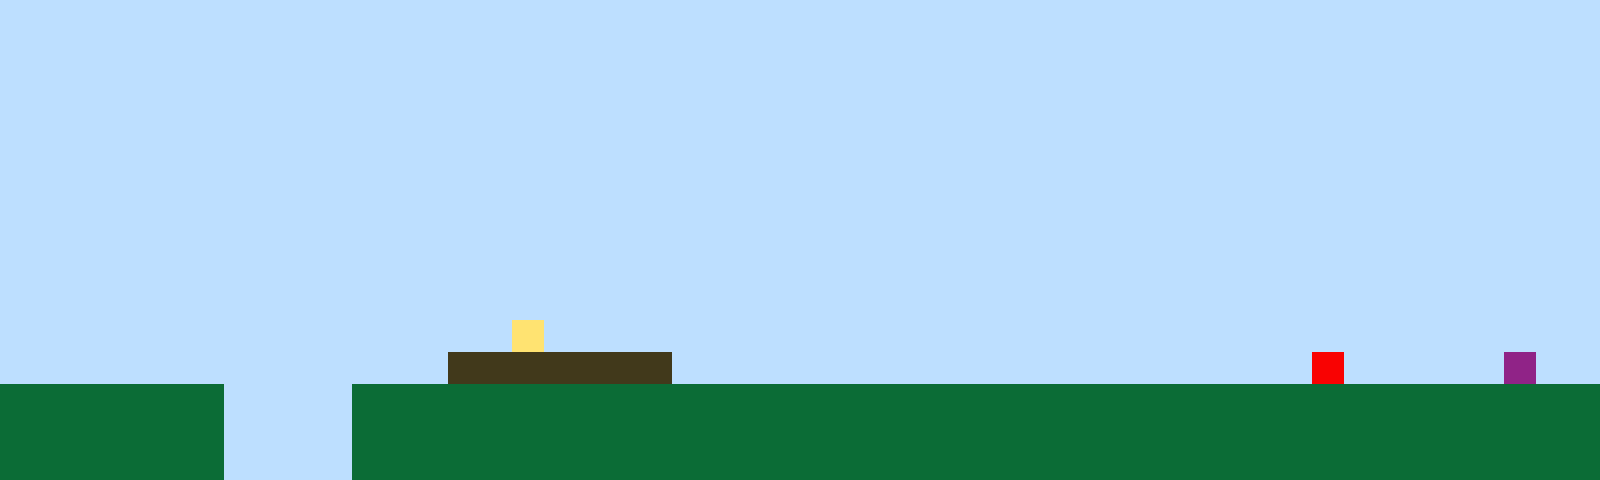

This is a level from a 2D game, rendered from its Tiled map with the project's own tilesets. A one-line summary and the complete map file follow:
An orthogonal 50x15 tile map with 32x32 px tiles, 1 tile layer (Tile Layer 1).

<map version="1.10" tiledversion="1.11.2" orientation="orthogonal" renderorder="right-up" width="50" height="15" tilewidth="32" tileheight="32" infinite="0" nextlayerid="2" nextobjectid="1"><editorsettings><export target="map1.csv" format="csv" /></editorsettings><tileset firstgid="1" name="sprites" tilewidth="32" tileheight="32" tilecount="6" columns="3"><image source="sprites.png" width="96" height="64" /></tileset><layer id="1" name="Tile Layer 1" width="50" height="15"><data encoding="csv">1,1,1,1,1,1,1,1,1,1,1,1,1,1,1,1,1,1,1,1,1,1,1,1,1,1,1,1,1,1,1,1,1,1,1,1,1,1,1,1,1,1,1,1,1,1,1,1,1,1,1,1,1,1,1,1,1,1,1,1,1,1,1,1,1,1,1,1,1,1,1,1,1,1,1,1,1,1,1,1,1,1,1,1,1,1,1,1,1,1,1,1,1,1,1,1,1,1,1,1,1,1,1,1,1,1,1,1,1,1,1,1,1,1,1,1,1,1,1,1,1,1,1,1,1,1,1,1,1,1,1,1,1,1,1,1,1,1,1,1,1,1,1,1,1,1,1,1,1,1,1,1,1,1,1,1,1,1,1,1,1,1,1,1,1,1,1,1,1,1,1,1,1,1,1,1,1,1,1,1,1,1,1,1,1,1,1,1,1,1,1,1,1,1,1,1,1,1,1,1,1,1,1,1,1,1,1,1,1,1,1,1,1,1,1,1,1,1,1,1,1,1,1,1,1,1,1,1,1,1,1,1,1,1,1,1,1,1,1,1,1,1,1,1,1,1,1,1,1,1,1,1,1,1,1,1,1,1,1,1,1,1,1,1,1,1,1,1,1,1,1,1,1,1,1,1,1,1,1,1,1,1,1,1,1,1,1,1,1,1,1,1,1,1,1,1,1,1,1,1,1,1,1,1,1,1,1,1,1,1,1,1,1,1,1,1,1,1,1,1,1,1,1,1,1,1,1,1,1,1,1,1,1,1,1,1,1,1,1,1,1,1,1,1,1,1,1,1,1,1,1,1,1,1,1,1,1,1,1,1,1,1,1,1,1,1,1,1,1,1,1,1,1,1,1,1,1,1,1,1,1,1,1,1,1,1,1,1,1,1,1,1,1,1,1,1,1,1,1,1,1,1,1,1,1,1,1,1,1,1,1,1,1,1,1,1,1,1,1,1,1,1,1,1,1,1,1,1,1,1,1,1,1,1,1,1,1,1,1,1,1,1,1,1,1,1,1,1,1,1,1,1,1,1,1,1,1,1,1,1,1,1,1,1,1,1,1,1,1,1,1,1,1,1,1,1,1,1,1,1,1,1,1,1,1,1,1,1,1,1,1,1,1,1,1,1,1,1,1,1,1,1,1,1,1,1,1,1,1,1,1,1,1,1,1,1,4,1,1,1,1,1,1,1,1,1,1,1,1,1,1,1,1,1,1,1,1,1,1,1,1,1,1,1,1,1,1,1,1,1,1,1,1,1,1,1,1,1,1,1,1,1,1,1,3,3,3,3,3,3,3,1,1,1,1,1,1,1,1,1,1,1,1,1,1,1,1,1,1,1,1,5,1,1,1,1,1,6,1,1,2,2,2,2,2,2,2,1,1,1,1,2,2,2,2,2,2,2,2,2,2,2,2,2,2,2,2,2,2,2,2,2,2,2,2,2,2,2,2,2,2,2,2,2,2,2,2,2,2,2,2,2,2,2,2,2,2,1,1,1,1,2,2,2,2,2,2,2,2,2,2,2,2,2,2,2,2,2,2,2,2,2,2,2,2,2,2,2,2,2,2,2,2,2,2,2,2,2,2,2,2,2,2,2,2,2,2,1,1,1,1,2,2,2,2,2,2,2,2,2,2,2,2,2,2,2,2,2,2,2,2,2,2,2,2,2,2,2,2,2,2,2,2,2,2,2,2,2,2,2</data></layer></map>
